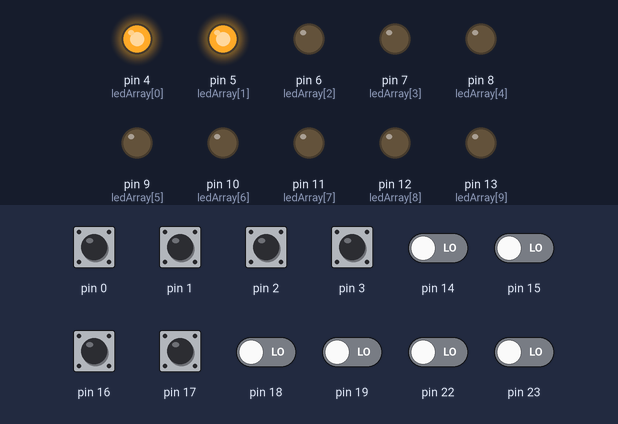
This sketch was run on a simulated Arduino Uno, built with avr-gcc and run on an emulated ATmega328P. Shown: output pins drawn as LEDs (lit = HIGH). The inputs (shaded band) are chosen by the test bench; at power-on: pin 0–3, pin 16, pin 17 HIGH, pin 14, pin 15, pin 18, pin 19, pin 22, pin 23 LOW.

Above: at 0.15 s.
Timing chart, 0 to 1.9 s (numbered marks = the images above):
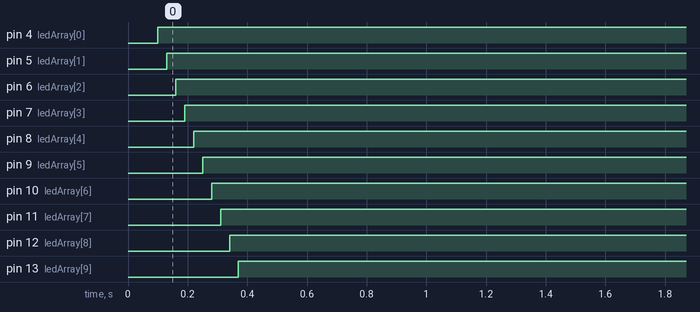

Measured:
- by itself, pin 4 (ledArray[0]): LOW → HIGH at 0.10 s
- by itself, pin 5 (ledArray[1]): LOW → HIGH at 0.13 s
- by itself, pin 6 (ledArray[2]): LOW → HIGH at 0.16 s
- by itself, pin 7 (ledArray[3]): LOW → HIGH at 0.19 s
- by itself, pin 8 (ledArray[4]): LOW → HIGH at 0.22 s
- by itself, pin 9 (ledArray[5]): LOW → HIGH at 0.25 s
- by itself, pin 10 (ledArray[6]): LOW → HIGH at 0.28 s
- by itself, pin 11 (ledArray[7]): LOW → HIGH at 0.31 s

The sketch:

ledchaseprct.ino
```cpp
byte ledArray[] = {4,5,6,7,8,9,10,11,12,13};

void setup() {
  for (int x=0; x<10; x++)
  {
    pinMode(ledArray[x], OUTPUT);
  }
}

void loop() {
  for (int x=0; x<10; x++)
  {
    digitalWrite(ledArray[x], LOW);
    delay(10);
  }
  for (int x=0; x<10; x++)
  {
    digitalWrite(ledArray[x], HIGH);
    delay(30);
    if (x==9)
    {
      for (int y=9; y<10; y--)
      {
        digitalWrite(ledArray[y], HIGH);
        delay(30);
      }
    }
  }
}
```
